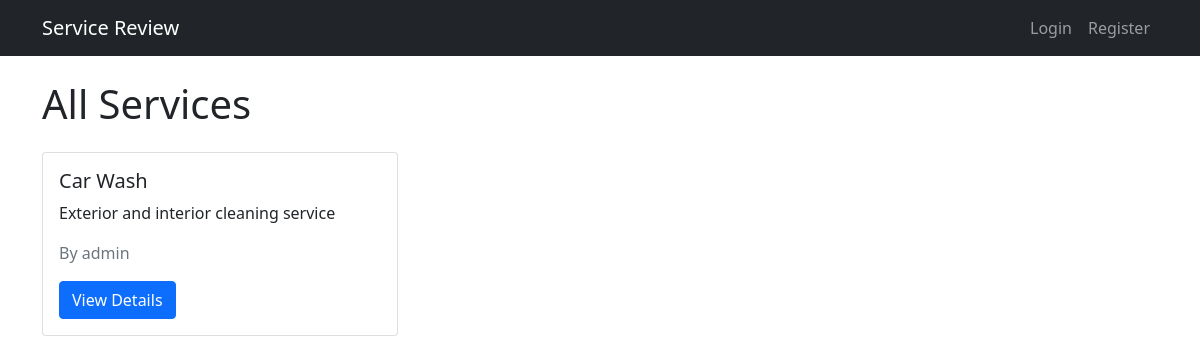
/services/, run on an earlier commit of the app's database.
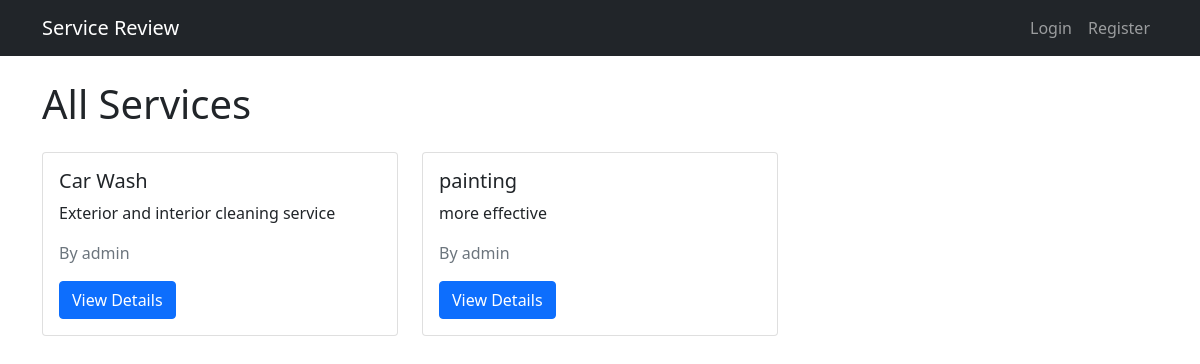
And on a later commit of the database.
### rev/models.py (models this page shows, shortened)
class Service(models.Model):
    user = models.ForeignKey(User, on_delete=models.CASCADE, related_name='services')
    name = models.CharField(max_length=100)
    description = models.TextField()
    created_at = models.DateTimeField(auto_now_add=True)

### frontend/views.py (the view)
# urls.py: path('services/', views.services_list, name='services_list'),
def services_list(request):
    services = Service.objects.all()
    return render(request, 'frontend/services.html', {'services': services})

### frontend/templates/frontend/services.html (shortened to what this page needs)
{% extends 'frontend/base.html' %}
{% block content %}
<div class="row">
    <div class="col-12">
        <h1 class="mb-4">All Services</h1>
    </div>
</div>
<div class="row">
    {% for service in services %}
    <div class="col-md-4 mb-4">
        <div class="card">
            <div class="card-body">
                <h5 class="card-title">{{ service.name }}</h5>
                <p class="card-text">{{ service.description|truncatechars:100 }}</p>
                <p class="text-muted">By {{ service.user.username }}</p>
                <a href="{% url 'service_detail' service.id %}" class="btn btn-primary">View Details</a>
            </div>
        </div>
    </div>
    {% empty %}
    <div class="col-12">
        <p>No services available yet.</p>
    </div>
    {% endfor %}
</div>
{% endblock %}

What changed in the data, as far as the page shows it:
added Service: name "painting", description "more effective", user.username "admin"
